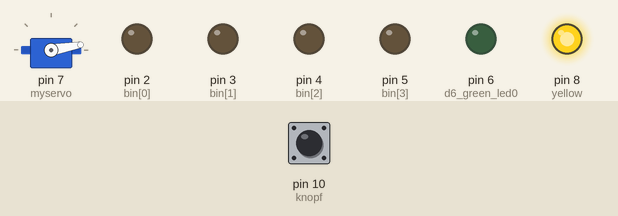
The sketch below on a simulated Arduino Uno, built with avr-gcc and run on an emulated ATmega328P. Shown: servo, output pins drawn as LEDs (lit = HIGH). The inputs (shaded band) are chosen by the test bench; at power-on: pin 10 (knopf) LOW.

Above: at 1.2 s.
1.3 s: pin 10 (knopf) pulled HIGH for 0.15 s
At 2.2 s:
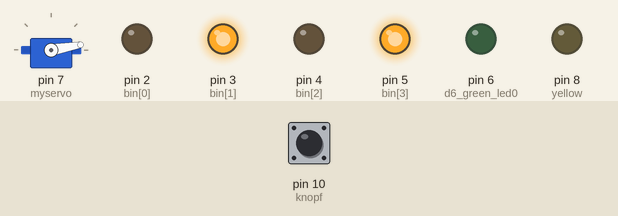
At 15.3 s:
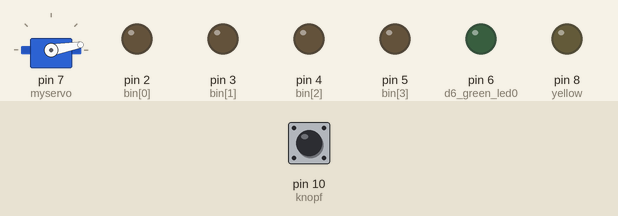
Timing chart, 0 to 22.1 s (numbered marks = the images above; inputs shaded):
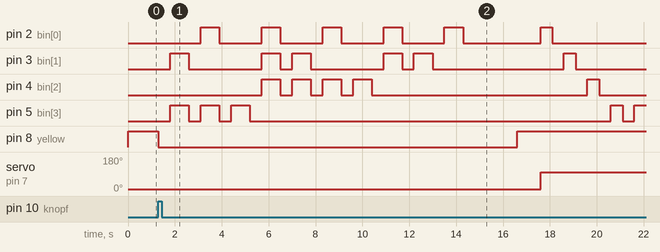

Measured:
- after the input at 1.3 s, pin 2 (bin[0]): goes 4 × (HIGH 0.80 s, LOW 1.8 s), HIGH 0.80 s, LOW 3.3 s, HIGH 0.50 s, then LOW, starting after 1.8 s; pin 3 (bin[1]): LOW → HIGH after 0.50 s, → LOW 0.80 s later, → HIGH 3.1 s later, → LOW 0.80 s later, … (12 changes in this stretch)

The sketch:

tea_again.ino
```cpp
#include <Servo.h>
Servo myservo;
int pos_oben = 10;
int pos_unten = 100;
int aus = 0;  // 1button is off
const int knopf =10; //pushputton

//int i;
//int bin[4];

void setup(){
  pinMode(2, OUTPUT); //d2 led1
  pinMode(3, OUTPUT); // d3 led2
  pinMode(4, OUTPUT); //d4 led4
  pinMode(5, OUTPUT); //d5 led8
  pinMode(6, OUTPUT); //d6 green led0
  myservo.attach(7); //der servo d8      auf 7!
  pinMode(8, OUTPUT);// yellow.
  //pinMode(9, OUTPUT);
  pinMode(10, INPUT);  // on off button  d10 knopfende
} //end setup

void loop(){
  schleife();
} //end loop

void schleife(){ //were is the end?
  int mod;
  int bin[]={ 2,3,4,5  };
  int j;
  int s;
  aus= digitalRead(knopf); //pushbutton off
  long time;
  myservo.write(pos_oben); //top position

  if(aus == HIGH){
    digitalWrite(8, LOW);
  delay(500);

   for (j=10;j>=0; j--){

   int k=0;
   int i=j;

   while(i!=0) {
   mod= i%2;
   if (mod==1){
   digitalWrite(bin[k], HIGH);
   //k=k+1;
   //i=i/2;

   }
   else {
   digitalWrite(bin[k],LOW);


   } //end else
   k=k+1;
   i=i/2;
   mod=0;
   //delay(500);
   } //end while to create binary...

   delay(800);
   digitalWrite(2, LOW);
   digitalWrite(3, LOW);
   digitalWrite(4, LOW);
   digitalWrite(5, LOW);
   //delay (900);
   //digitalWrite(9,LOW);
   delay(500);
   }  // end for schleife countdown
   delay(500);  // später wieder verlängern
   digitalWrite(8, HIGH);
   delay (1000);
   //digitalWrite(8, LOW);
   //delay(500);


myservo.write(pos_unten);
    for (time=0;time<=23; time++){
      //digitalWrite(6, HIGH);
      //int  j=2;//ersetzen, jeh schleife 4 sekunden
       // vieliecht die abfrage weg?  einfach jedes 4 x?  while weistergeier!=
        for (j=0; j<=3; j++){

          digitalWrite(bin[j],HIGH);
          delay (500);
          digitalWrite(bin[j],LOW);
          delay (500);
        }


        for (j=3; j>=0; j--){
          digitalWrite(bin[j],HIGH);
          delay(500);
          digitalWrite(bin[j], LOW);
          delay (500);
        }


    }
digitalWrite(8,LOW);
myservo.write(pos_oben);
    digitalWrite(6,HIGH);
    delay (3000);
    digitalWrite(6, LOW);
  }

  else {
    //digitalWrite(6, HIGH);
    digitalWrite(8, HIGH);
   // myservo.write(pos_oben);
  }  //end else
} //end schleife
```
